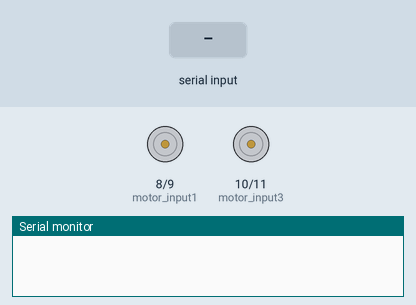
A sketch run on a simulated Arduino Uno, built with avr-gcc and run on an emulated ATmega328P. Shown: motor-driver pin pairs drawn as motors (green arrow = first pin HIGH = forward, orange = second pin HIGH = backward, longer = more drive), the last lines printed to the serial monitor. The inputs (shaded band) are chosen by the test bench.

Above: at 1.2 s.
1.3 s: "forward" received over Serial
At 1.7 s:
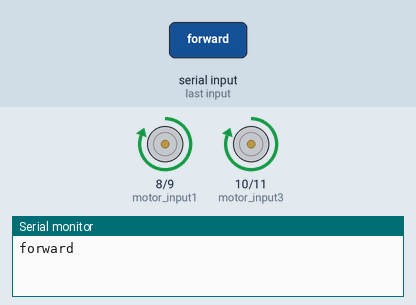
2.8 s: "back" received over Serial
At 4.0 s:
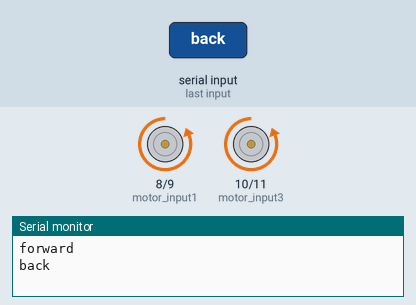
4.3 s: "left" received over Serial
At 5.3 s:
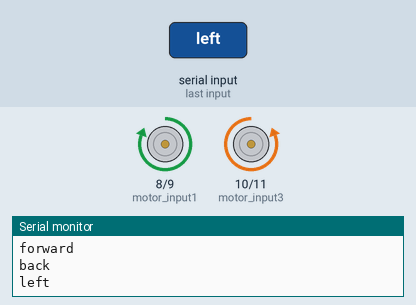
5.8 s: "right" received over Serial
At 6.8 s:
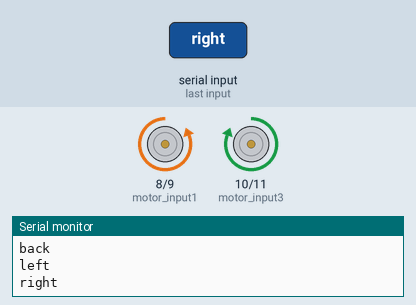
Timing chart, 0 to 8.3 s (numbered marks = the images above; inputs shaded):
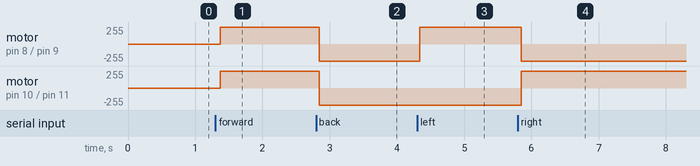

Measured:
- after the input at 1.3 s, motor on pin 8 (motor_input1) / pin 9 (motor_input2), motor on pin 10 (motor_input3) / pin 11 (motor_input4): stopped → forward 255/255 after 0.07 s
- after the input at 2.8 s, motor on pin 8 (motor_input1) / pin 9 (motor_input2), motor on pin 10 (motor_input3) / pin 11 (motor_input4): forward 255/255 → backward 255/255 at once
- after the input at 4.3 s, motor on pin 8 (motor_input1) / pin 9 (motor_input2): backward 255/255 → forward 255/255 at once
- after the input at 5.8 s, motor on pin 8 (motor_input1) / pin 9 (motor_input2): forward 255/255 → backward 255/255 after 0.05 s; motor on pin 10 (motor_input3) / pin 11 (motor_input4): backward 255/255 → forward 255/255 after 0.05 s

The sketch:

vcb.ino
```cpp
int motor_input1=8;
int motor_input2=9;
int motor_input3=10;
int motor_input4=11;
String voice="";
void setup()
{
  Serial.begin(9600);
  pinMode(motor_input1, OUTPUT);   //RIGHT MOTOR
  pinMode(motor_input2, OUTPUT);   //RIGHT MOTOR
  pinMode(motor_input3, OUTPUT);   //LEFT MOTOR
  pinMode(motor_input4, OUTPUT);   //LEFT MOTOR
}
void loop()
{
  while(Serial.available()>0)
    {
    delay(10);
    char c=Serial.read();

    voice+=c;
    }
 if (voice.length() > 0)
 {
  //Serial.println(voice);
  if(voice=="forward")
    {
    digitalWrite(motor_input1, HIGH);
    digitalWrite(motor_input2, LOW);
    digitalWrite(motor_input3, HIGH);
    digitalWrite(motor_input4, LOW);
    Serial.println("forward");
    delay(800);
    voice = "";
    }
  else
  if(voice=="back")
    {
    digitalWrite(motor_input1, LOW);
    digitalWrite(motor_input2, HIGH);
    digitalWrite(motor_input3, LOW);
    digitalWrite(motor_input4, HIGH);
    Serial.println("back");
    delay(800);
    voice = "";
    }
  else
  if(voice=="left")
    {
    digitalWrite(motor_input1, HIGH);
    digitalWrite(motor_input2, LOW);
    digitalWrite(motor_input3, LOW);
    digitalWrite(motor_input4, HIGH);
    Serial.println("left");
    delay(800);
    voice = "";
    }
  else
  if(voice=="right")
    {
    digitalWrite(motor_input1, LOW);
    digitalWrite(motor_input2, HIGH);
    digitalWrite(motor_input3, HIGH);
    digitalWrite(motor_input4, LOW);
    Serial.println("right");
    delay(800);
    voice = "";
    }
  else
  if(voice=="stop")
    {
    digitalWrite(motor_input1, LOW);
    digitalWrite(motor_input2, LOW);
    digitalWrite(motor_input3, LOW);
    digitalWrite(motor_input4, LOW);
    Serial.println("stop");
    delay(800);
    voice = "";
    }
  else
    {
    voice = "";
    }

   }
  }
```

vcb.cpp
```cpp
int motor_input1=2;
int motor_input2=3;
int motor_input3=4;
int motor_input4=5;
String voice="";
void setup()
{
  Serial.begin(9600);
  pinMode(motor_input1, OUTPUT);   //RIGHT MOTOR
  pinMode(motor_input2, OUTPUT);   //RIGHT MOTOR
  pinMode(motor_input3, OUTPUT);   //LEFT MOTOR
  pinMode(motor_input4, OUTPUT);   //LEFT MOTOR
}
void loop()
{
  while(Serial.available()>0)
    {
    delay(10);
    char c=Serial.read();

    voice+=c;
    }
 if (voice.length() > 0)
 {
  //Serial.println(voice);
  if(voice=="forward")
    {
    digitalWrite(motor_input1, HIGH);
    digitalWrite(motor_input2, LOW);
    digitalWrite(motor_input3, HIGH);
    digitalWrite(motor_input4, LOW);
    Serial.println("forward");
    delay(800);
    voice = "";
    }
  else
  if(voice=="back")
    {
    digitalWrite(motor_input1, LOW);
    digitalWrite(motor_input2, HIGH);
    digitalWrite(motor_input3, LOW);
    digitalWrite(motor_input4, HIGH);
    Serial.println("back");
    delay(800);
    voice = "";
    }
  else
  if(voice=="left")
    {
    digitalWrite(motor_input1, HIGH);
    digitalWrite(motor_input2, LOW);
    digitalWrite(motor_input3, LOW);
    digitalWrite(motor_input4, HIGH);
    Serial.println("left");
    delay(800);
    voice = "";
    }
  else
  if(voice=="right")
    {
    digitalWrite(motor_input1, LOW);
    digitalWrite(motor_input2, HIGH);
    digitalWrite(motor_input3, HIGH);
    digitalWrite(motor_input4, LOW);
    Serial.println("right");
    delay(800);
    voice = "";
    }
  else
  if(voice=="stop")
    {
    digitalWrite(motor_input1, LOW);
    digitalWrite(motor_input2, LOW);
    digitalWrite(motor_input3, LOW);
    digitalWrite(motor_input4, LOW);
    Serial.println("stop");
    delay(800);
    voice = "";
    }
  else
    {
    voice = "";
    }

   }
  }
```
